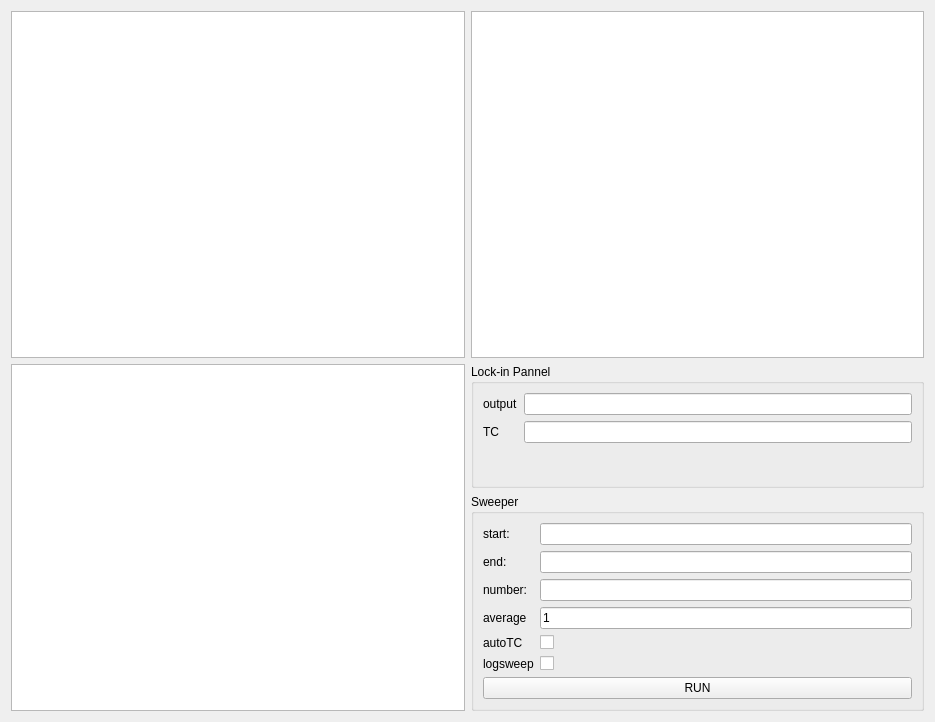
<?xml version="1.0" encoding="UTF-8"?>
<ui version="4.0">
 <class>Form</class>
 <widget class="QWidget" name="Form">
  <property name="geometry">
   <rect>
    <x>0</x>
    <y>0</y>
    <width>935</width>
    <height>722</height>
   </rect>
  </property>
  <property name="windowTitle">
   <string>Lock-in Interface</string>
  </property>
  <layout class="QVBoxLayout" name="verticalLayout_4">
   <item>
    <layout class="QGridLayout" name="gridLayout">
     <item row="1" column="0">
      <widget class="PlotWidget" name="xyplotter"/>
     </item>
     <item row="1" column="1">
      <layout class="QVBoxLayout" name="verticalLayout">
       <item>
        <widget class="QGroupBox" name="groupBox">
         <property name="title">
          <string>Lock-in Pannel</string>
         </property>
         <layout class="QVBoxLayout" name="verticalLayout_3">
          <item>
           <layout class="QFormLayout" name="formLayout_2">
            <item row="0" column="0">
             <widget class="QLabel" name="outputLabel">
              <property name="text">
               <string>output</string>
              </property>
             </widget>
            </item>
            <item row="0" column="1">
             <widget class="QLineEdit" name="outputLineEdit"/>
            </item>
            <item row="1" column="0">
             <widget class="QLabel" name="TCLabel">
              <property name="text">
               <string>TC</string>
              </property>
             </widget>
            </item>
            <item row="1" column="1">
             <widget class="QLineEdit" name="TCLineEdit"/>
            </item>
           </layout>
          </item>
         </layout>
        </widget>
       </item>
       <item>
        <widget class="QGroupBox" name="groupBox_2">
         <property name="title">
          <string>Sweeper</string>
         </property>
         <layout class="QVBoxLayout" name="verticalLayout_2">
          <item>
           <layout class="QFormLayout" name="formLayout">
            <item row="0" column="0">
             <widget class="QLabel" name="startLabel">
              <property name="text">
               <string>start:</string>
              </property>
             </widget>
            </item>
            <item row="0" column="1">
             <widget class="QLineEdit" name="startLineEdit"/>
            </item>
            <item row="1" column="0">
             <widget class="QLabel" name="endLabel">
              <property name="text">
               <string>end: </string>
              </property>
             </widget>
            </item>
            <item row="1" column="1">
             <widget class="QLineEdit" name="endLineEdit"/>
            </item>
            <item row="2" column="0">
             <widget class="QLabel" name="numberLabel">
              <property name="text">
               <string>number: </string>
              </property>
             </widget>
            </item>
            <item row="2" column="1">
             <widget class="QLineEdit" name="numberLineEdit"/>
            </item>
            <item row="3" column="0">
             <widget class="QLabel" name="averageLabel">
              <property name="text">
               <string>average</string>
              </property>
             </widget>
            </item>
            <item row="3" column="1">
             <widget class="QLineEdit" name="averageLineEdit">
              <property name="text">
               <string>1</string>
              </property>
             </widget>
            </item>
            <item row="4" column="0">
             <widget class="QLabel" name="autoTCLabel">
              <property name="text">
               <string>autoTC</string>
              </property>
             </widget>
            </item>
            <item row="4" column="1">
             <widget class="QCheckBox" name="autoTCCheckBox"/>
            </item>
            <item row="5" column="0">
             <widget class="QLabel" name="logsweepLabel">
              <property name="text">
               <string>logsweep</string>
              </property>
             </widget>
            </item>
            <item row="5" column="1">
             <widget class="QCheckBox" name="logsweepCheckBox"/>
            </item>
           </layout>
          </item>
          <item>
           <widget class="QPushButton" name="pushButton">
            <property name="text">
             <string>RUN</string>
            </property>
           </widget>
          </item>
         </layout>
        </widget>
       </item>
      </layout>
     </item>
     <item row="0" column="0">
      <widget class="PlotWidget" name="ampplotter"/>
     </item>
     <item row="0" column="1">
      <widget class="PlotWidget" name="phaseplotter"/>
     </item>
    </layout>
   </item>
  </layout>
 </widget>
 <customwidgets>
  <customwidget>
   <class>PlotWidget</class>
   <extends>QGraphicsView</extends>
   <header>pyqtgraph</header>
  </customwidget>
 </customwidgets>
 <resources/>
 <connections>
  <connection>
   <sender>outputLineEdit</sender>
   <signal>returnPressed()</signal>
   <receiver>Form</receiver>
   <slot>set_output()</slot>
   <hints>
    <hint type="sourcelabel">
     <x>482</x>
     <y>131</y>
    </hint>
    <hint type="destinationlabel">
     <x>517</x>
     <y>52</y>
    </hint>
   </hints>
  </connection>
  <connection>
   <sender>TCLineEdit</sender>
   <signal>returnPressed()</signal>
   <receiver>Form</receiver>
   <slot>set_TC()</slot>
   <hints>
    <hint type="sourcelabel">
     <x>561</x>
     <y>159</y>
    </hint>
    <hint type="destinationlabel">
     <x>603</x>
     <y>145</y>
    </hint>
   </hints>
  </connection>
  <connection>
   <sender>pushButton</sender>
   <signal>clicked()</signal>
   <receiver>Form</receiver>
   <slot>sweep()</slot>
   <hints>
    <hint type="sourcelabel">
     <x>503</x>
     <y>394</y>
    </hint>
    <hint type="destinationlabel">
     <x>510</x>
     <y>464</y>
    </hint>
   </hints>
  </connection>
 </connections>
 <slots>
  <slot>set_output()</slot>
  <slot>set_TC()</slot>
  <slot>sweep()</slot>
 </slots>
</ui>
